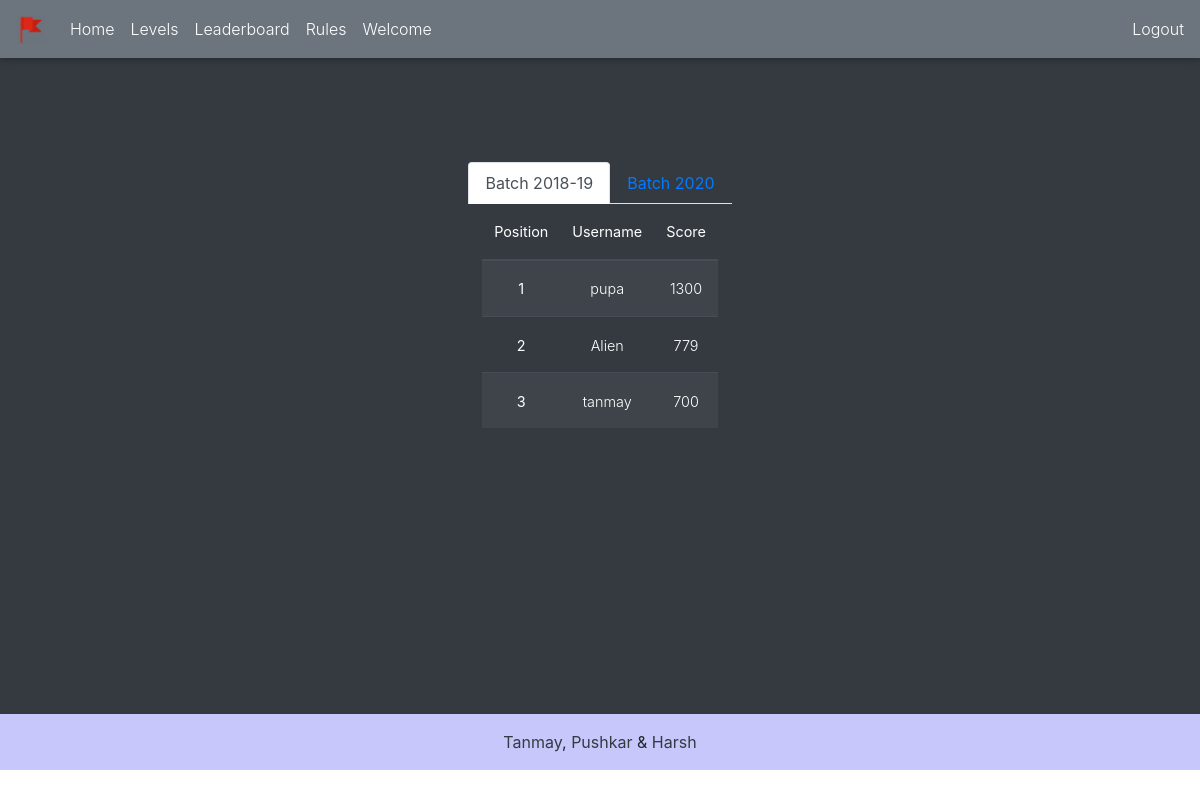
Page /board (signed in) on the committed database.
### api/models.py (models this page shows, shortened)
class Student(models.Model):
    user = models.OneToOneField(User, on_delete=models.CASCADE)
    roll_number = models.IntegerField(unique=True)
    code = models.CharField(max_length=100, null = True, blank=True)
    time_stamp = models.DateTimeField(auto_now_add=True, null=True, blank=True)
    position=models.IntegerField(null=True, blank=True, default=-1)
    score = models.IntegerField(default=0)
    current_level = models.ForeignKey(Level, on_delete=models.CASCADE)
    finish = models.IntegerField(default=0)
    first_year = models.BooleanField(default=False)

### api/views.py (the view)
# urls.py: path('board', LeaderboardView.as_view(), name="board"),
class LeaderboardView(TemplateView):
    template_name="api/leaderboard.html"
    def get_context_data(self, **kwargs):
        context = super(LeaderboardView, self).get_context_data(**kwargs)
        seniors = list(Student.objects.filter(first_year=False).order_by('-score', 'time_stamp'))
        juniors = list(Student.objects.filter(first_year=True).order_by('-score', 'time_stamp'))
        for i in range(len(seniors)):
            seniors[i].position=i+1
        for i in range(len(juniors)):
            juniors[i].position=i+1
        context['seniors']=seniors
        context['juniors']=juniors
        return context

### api/templates/api/leaderboard.html (shortened to what this page needs)
{% extends "api/base.html" %}
{% load static %}
{% block main %}
    <header class="masthead bg-dark text-white text-center" style="width:100%; min-height:82vh">
        <div class="container d-flex align-items-center flex-column">
            <ul class="nav nav-tabs" role="tablist" id="member-list">
                <li class="nav-item">
                    <a class="nav-link active" data-toggle="tab" href="#seniors" role="tab">Batch 2018-19</a>
                </li>
                <li class="nav-item">
                    <a class="nav-link" data-toggle="tab" href="#juniors" role="tab">Batch 2020</a>
                </li>
            </ul>
            <div class="tab-content">
                <div class="tab-pane active" id="seniors" role="tabpanel">
                    <table class="table table-striped table-dark">
                      <thead>
                        <tr>
                          <th scope="col">Position</th>
                          <th scope="col">Username</th>
                          <th scope="col">Score</th>
                        </tr>
                      </thead>
                      <tbody>
                          {% for student in seniors %}
                          {% if student.position != -1 %}
                          <tr>
                            <th scope="row">{{student.position}}</th>
                            <td>{{student.user.username}}</td>
                            <td>{{student.score}}</td>
                          </tr>
                          {% endif %}
                          {% endfor %}
                      </tbody>
                    </table>
                </div>
            </div>
        </div>
    </header>
{% endblock %}

### static/css/master.css (style rules this page uses)
body { background-color:#e9ecef; overflow-y: scroll; overflow-x: hidden; }

### rows in the picture
Student: position "1", user.username "pupa", score "1300"
Student: position "2", user.username "Alien", score "779"
Student: position "3", user.username "tanmay", score "700"
